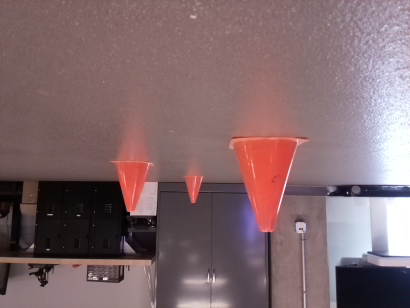
#> input picture src/perception_stack/image.png, 410 x 308 px, found by its file name
$ python trial.py
#> lines starting #> are read from the running program, lines starting #| are printed output that depends on the picture; after the words box and inside, x2 and y2 are one past the last pixel; in counts of white or black regions, pixels touching at a corner belong together; long printed decimals are rounded
import cv2
import numpy as np

# Load the image
cv_image = cv2.imread('src/perception_stack/image.png')
#> cv_image is the input picture: shape (308, 410, 3); mean B, G, R 108.1, 104.4, 129.3

# Define constants
img_w = cv_image.shape[1]
#> img_w = 410
img_h = cv_image.shape[0]
#> img_h = 308
sensor_w = 3.68
sensor_h = 2.76
f = 3.04
cone_h = 177.8

# Perform some image processing on the CV image
cv_image = cv2.rotate(cv_image, cv2.ROTATE_180)
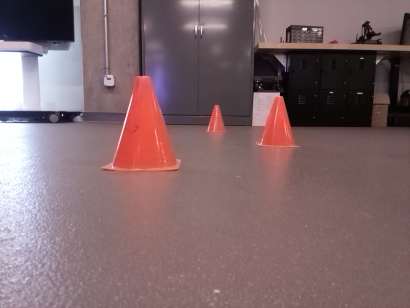
#> cv_image: shape (308, 410, 3); mean B, G, R 108.1, 104.4, 129.3
cv_image = cv2.GaussianBlur(cv_image, (9,9), 0)
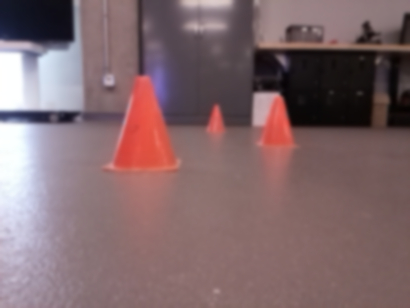
#> cv_image: shape (308, 410, 3); mean B, G, R 108.1, 104.4, 129.4
hsv = cv2.cvtColor(cv_image, cv2.COLOR_BGR2HSV)
#> hsv: shape (308, 410, 3); mean H, S, V 80.7, 58.1, 131.9

# Define lower and upper bounds for the fluorescent orange color
lower_orange = np.array([50,50,200])
upper_orange = np.array([110, 120, 255])

# Threshold the HSV image to get only fluorescent orange colors
mask = cv2.inRange(cv_image, lower_orange, upper_orange)
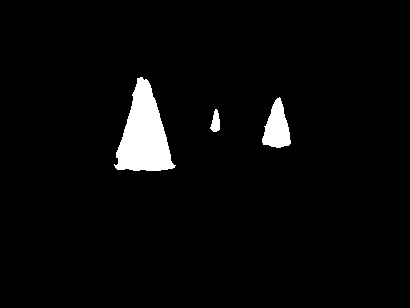
#> mask: shape (308, 410); 3.5% white; 3 white regions

img = cv_image.copy()

# Find the contours in the binary image
contours, hierarchy = cv2.findContours(mask, cv2.RETR_TREE, cv2.CHAIN_APPROX_SIMPLE)
#> contours = 3 contours; box (x1, y1, x2, y2) and area: (114, 77, 176, 171) 3206, (262, 97, 291, 148) 857, (210, 109, 220, 132) 128

filtered_contours = []
positions = []

for contour in contours:
    if cv2.contourArea(contour) > 500:
        temp = np.squeeze(contour)
        max_y = np.max(temp[:,1])
        min_y = np.min(temp[:,1])
        y_img = (np.abs(max_y - min_y)/img_h)*2.76
        z = f * (cone_h)/y_img
        x_img = ((np.mean(temp[:,0]) - img_w/2)/img_w)*3.68
        x = x_img * (cone_h)/y_img
        positions.append([x,z])
        filtered_contours.append(contour)
#> this loop made 3 passes
#> (max_y, min_y, y_img, z, x_img, x) on passes 2 to 3: (147, 97, 0.448, 1206.4, 0.631, 250.5), (170, 77, 0.833, 648.6, -0.563, -120.1)
#> after the loop, filtered_contours = 2 contours; box (x1, y1, x2, y2) and area: (114, 77, 176, 171) 3206, (262, 97, 291, 148) 857; positions = [[250.5, 1206.4], [-120.1, 648.6]]

print(positions)
#| [[250.477, 1206.360], [-120.056, 648.581]]

# Draw the contours on the original image
cv2.drawContours(img, filtered_contours, -1, (0, 255, 0), 2)
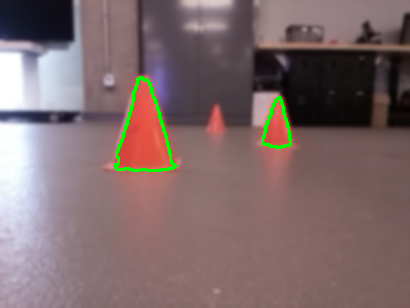
#> img: shape (308, 410, 3); 1.04% of pixels changed, all inside (x1, y1, x2, y2) = (113, 76, 292, 172)

# Display the image with contours
cv2.imshow('Contours', img)

res = cv2.bitwise_and(cv_image, cv_image, mask=mask)
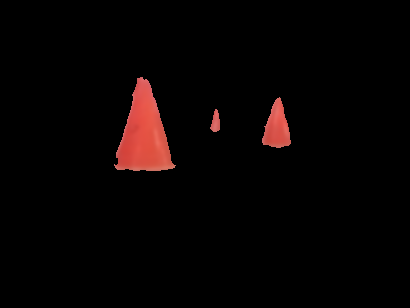
#> res: shape (308, 410, 3); mean B, G, R 2.7, 3, 7.6

# Display the processed image
cv2.imshow('Processed Image', cv_image)
cv2.imshow('Fluorescent Orange Only', res)

# Wait for any key to be pressed and close all windows if 'q' is pressed
# key = cv2.waitKey(1) & 0xFF
# if key == ord('q'):

cv2.waitKey(0)
# Release the capture and destroy all windows
cv2.destroyAllWindows()
